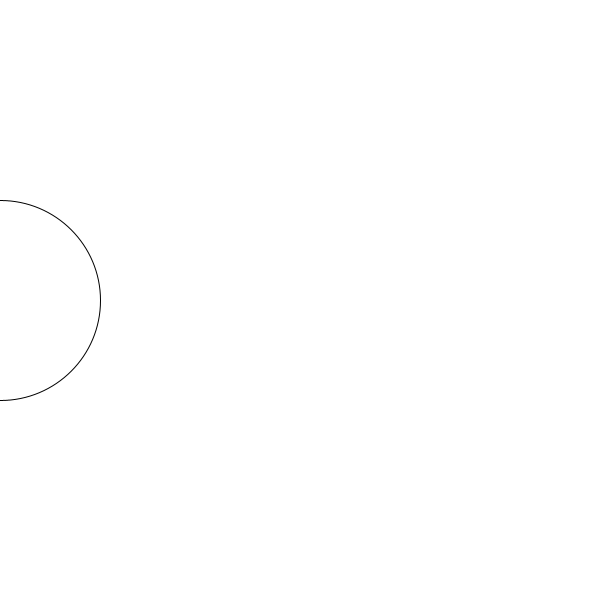
Frame 1 (no input)
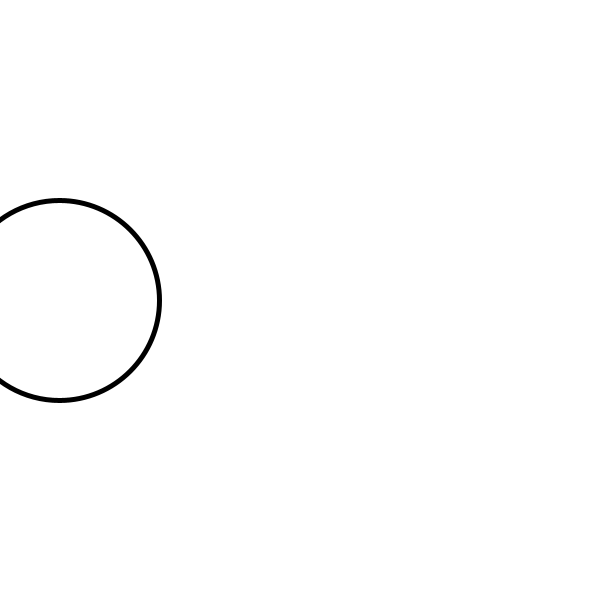
Frame 60 (the mouse pressed at the canvas centre just before this capture)
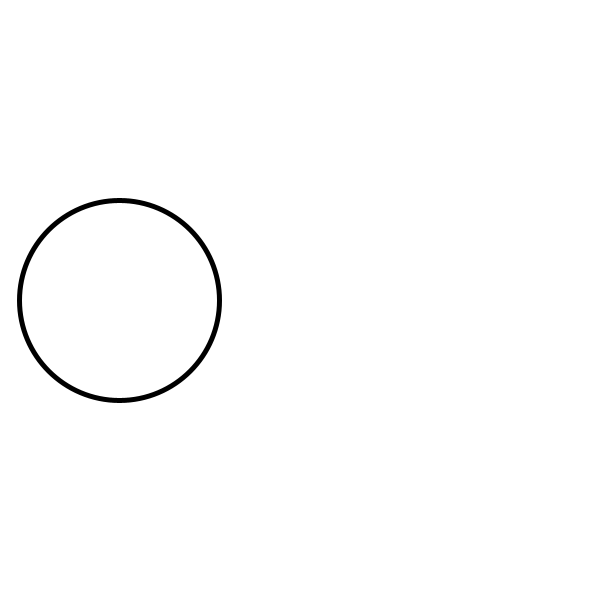
Frame 120 (the mouse held since frame 60 and released just before this capture)

The Processing sketch that drew these frames (run headless with seeded random() and noise(); from frame 60 on, the mouse is pressed at the canvas centre):

// Processing sketch: checkpoint_2_1
// ── checkpoint_2_1.pde

int g;


void setup() {
size(600, 600);
 g = 0;
  
  
} 

void draw() {
  background(255);
ellipse(g, 300, 200, 200);
strokeWeight(5);
g = g + 1;
if(g>700) {
g = -100;
}
}
